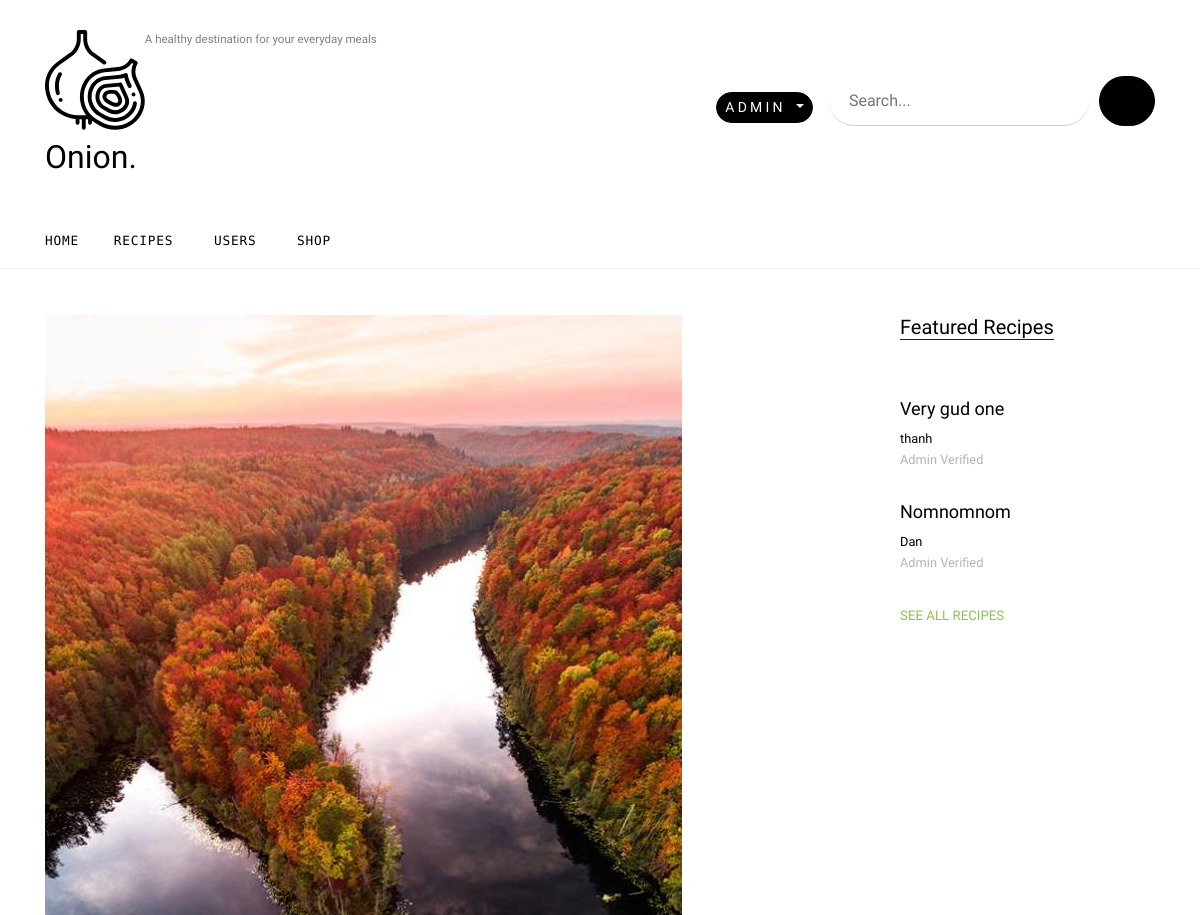
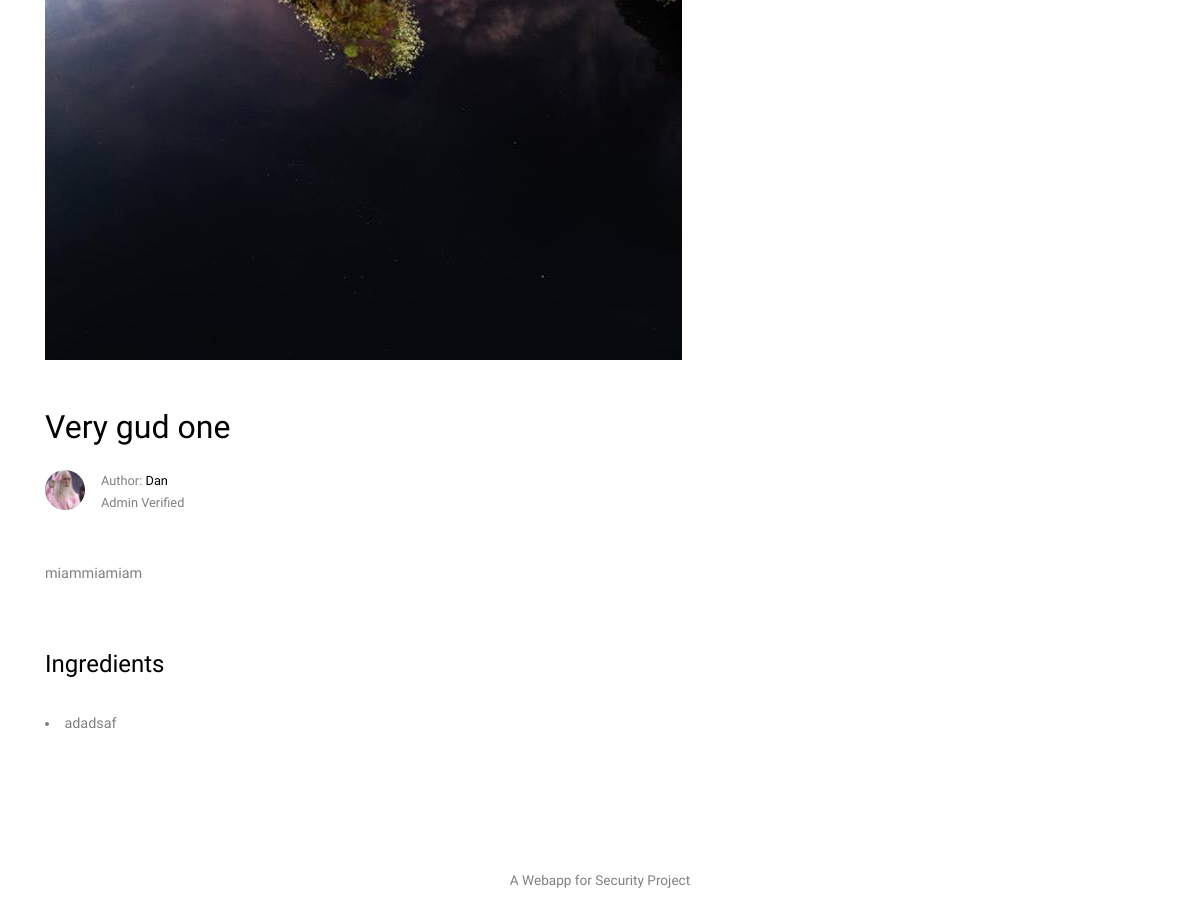
Page /admin/recipe/3 (signed in) on the committed database (2 pictures, top to bottom).
### App/models.py (models this page shows, shortened)
class Recipe(db.Model):
    id = db.Column(db.Integer, primary_key=True)
    title = db.Column(db.String(255), nullable=False)
    description = db.Column(db.Text, nullable=False)
    time = db.Column(db.Integer, nullable=False)
    servings = db.Column(db.Integer, nullable=False)
    ingredients = db.Column(db.Text, nullable=False)
    image = db.Column(db.String(20), nullable=False, default="default.jpg")
    approval = db.Column(db.Integer, nullable=False)
    status = db.Column(db.String(12), nullable=False)
    saved = db.relationship('Saved', backref='saved_recipe', lazy=True)
    created_by = db.Column(db.Integer, db.ForeignKey('user.id'), nullable=False)

class User(db.Model):
    id = db.Column(db.Integer, primary_key=True)
    name = db.Column(db.Text, nullable=False)
    username = db.Column(db.String(20), unique=True, nullable=False)
    email = db.Column(db.String(120), unique=True, nullable=False)
    profile_pic = db.Column(db.String(20), nullable=False, default='default_user.jpg')
    password = db.Column(db.String(60), nullable=False)
    type = db.Column(db.String(10), nullable=False)
    designation = db.Column(db.Text, nullable=False)
    ingredient = db.relationship('Ingredient', backref='ing_creator', lazy=True)
    recipes = db.relationship('Recipe', backref='recipe_creator', lazy=True)

### App/views/admin.py (the view)
@admin.route('/recipe/<int:recipe_id>')
def single_recipe(recipe_id):
    valid = PassiveControls.validation()
    if valid[0] and valid[2] == "admin":
        recipe = Recipe.query.get_or_404(recipe_id)
        featured = Recipe.query.filter_by(status=1 and 2)
        ingredient = recipe.ingredients.split(',')
        return render_template('admin/single.html', user=valid[3], recipe=recipe, featured=featured, ingredients=ingredient)
    else:
        return render_template("error.html", error=PassiveControls.ErrMsg.access)

### Controls/PassiveControls.py (called while the page is built)
def validation():
    if "id" and "access" and "name" in session:
        return True, session['id'], session['access'], session['name']
    else:
        return False, "None", "None", "None"

### App/templates/admin/single.html
{% extends "admin/base.html" %}
{% block content %}
    <div class="site-section">
      <div class="container">
        <div class="row">
          <div class="col-lg-8 single-content">
            <p class="mb-5">
              <img src="{{ url_for('static', filename= 'images/' + recipe.image) }}" alt="Image" class="img-fluid">
            </p>
            <h1 class="mb-4">
              {{recipe.title}}
            </h1>
            <div class="post-meta d-flex mb-5">
              <div class="bio-pic mr-3">
                <img src="{{ url_for('static', filename= 'images/' + recipe.recipe_creator.profile_pic) }}" alt="Image" class="img-fluidid">
              </div>
              <div class="vcard">
                <span class="d-block">Author: <a href="{{ url_for('user.user_profile', user_id=recipe.recipe_creator.id ) }}">{{recipe.recipe_creator.name}}</a></span>
                <span class="read">
                    {% if recipe.approval < 0 %}
                        Not Verified <span class="mx-1">&bullet;</span>
                    {% elif recipe.approval > 0 %}
                        Admin Verified <span class="icon-star2"></span>
                    {% else %}
                        Rejected
                    {% endif %}</span>
              </div>
            </div>
            <p>{{recipe.description}}</p>
            <div class="pt-5">
                <h4 style="color: black">Ingredients</h4><br>
                {% for ingredient in ingredients %}
                    <li>{{ingredient}}</li>
                {% endfor %}
            </div>
          </div>
          <div class="col-lg-3 ml-auto">
            <div class="section-title">
              <h2>Featured Recipes</h2>
            </div>
              {% if featured %}
            {% for featured in featured %}
            <div class="trend-entry d-flex">
              <div class="trend-contents">
                <h2><a href="blog-single.html">{{featured.title}}</a></h2>
                <div class="post-meta">
                  <span class="d-block"><a href="{{ url_for('user.user_profile', user_id=featured.recipe_creator.id ) }}">{{featured.recipe_creator.name}}</a></span>
                  <span class="date-read">
                      {% if featured.approval < 0 %}
                        Not Verified <span class="mx-1">&bullet;</span>
                    {% elif featured.approval > 0 %}
                        Admin Verified <span class="icon-star2"></span>
                    {% else %}
                        Rejected
                    {% endif %}
                  </span>
                </div>
              </div>
            </div>
              {% else %}
              <p>There are no featured recipe at this moment</p>
            {% endfor %}
              {% endif %}
            <p>
              <a href="{{ url_for('user.recipes') }}" class="more">See All Recipes <span class="icon-keyboard_arrow_right"></span></a>
            </p>
          </div>
        </div>
      </div>
    </div>
{% endblock %}

### App/static/css/style.css (style rules this page uses)
html { overflow-x: hidden; }
body { line-height: 1.7; color: gray; font-weight: 300; font-size: .9rem; }
a { -webkit-transition: .3s all ease; -o-transition: .3s all ease; transition: .3s all ease; }
h1, h2, h3, h4, h5, .h1, .h2, .h3, .h4, .h5 { font-family: "Cabin", -apple-system, BlinkMacSystemFont, "Segoe UI", Roboto, "Helvetica Neue", Arial, sans-serif, "Apple Color Emoji", "Segoe UI Emoji", "Segoe UI Symbol", "Noto Color Emoji"; }
.site-section { padding: 2.5em 0; }
@media (min-width: 768px) { .site-section { padding: 7em 0; } }
.section-title { color: #000; margin-bottom: 50px; }
.section-title h2 { font-size: 20px; font-weight: 400; border-bottom: 1px solid #222; position: relative; display: inline-block; }
.section-title h2:before { position: absolute; content: ""; height: 1px; background: #777; }
.post-meta { font-size: .8rem; }
.post-meta a { color: #000; }
.bio-pic { -webkit-box-flex: 0; -ms-flex: 0 0 40px; flex: 0 0 40px; }
.bio-pic img { max-width: 100%; border-radius: 50%; }
.date-read { color: #b4b4b4; }
.trend-entry { margin-bottom: 30px; }
.trend-entry .trend-contents h2 { font-size: 18px; }
.trend-entry .trend-contents h2 a { color: #000; }
.more { color: #8bc34a; text-transform: uppercase; font-size: .83rem; }
.single-content h1 { font-size: 2rem; color: #000; }
.single-content { font-size: .9rem; }

### rows in the picture
Recipe: image (picture), title "Very gud one", description "miammiamiam", ingredients "adadsaf"
User: profile_pic (picture), recipe_creator.name "Dan"
Recipe: title "Very gud one", recipe_creator.name "thanh", approval "Admin Verified"
Recipe: title "Nomnomnom", recipe_creator.name "Dan", approval "Admin Verified"

### other values in the picture
{{ user }} "ADMIN"
